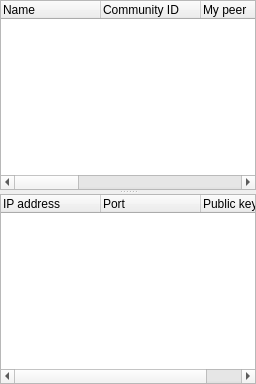
          <widget class="QWidget" name="tab_7">
           <attribute name="title">
            <string notr="true">Overlays</string>
           </attribute>
           <layout class="QVBoxLayout" name="verticalLayout_3">
            <property name="spacing">
             <number>0</number>
            </property>
            <property name="leftMargin">
             <number>0</number>
            </property>
            <property name="topMargin">
             <number>0</number>
            </property>
            <property name="rightMargin">
             <number>0</number>
            </property>
            <property name="bottomMargin">
             <number>0</number>
            </property>
            <item>
             <widget class="QSplitter" name="splitter">
              <property name="orientation">
               <enum>Qt::Vertical</enum>
              </property>
              <widget class="QTreeWidget" name="communities_tree_widget">
               <property name="indentation">
                <number>0</number>
               </property>
               <column>
                <property name="text">
                 <string notr="true">Name</string>
                </property>
               </column>
               <column>
                <property name="text">
                 <string notr="true">Community ID</string>
                </property>
               </column>
               <column>
                <property name="text">
                 <string notr="true">My peer</string>
                </property>
               </column>
               <column>
                <property name="text">
                 <string notr="true">Peers</string>
                </property>
               </column>
               <column>
                <property name="text">
                 <string notr="true">Upload(MB)</string>
                </property>
               </column>
               <column>
                <property name="text">
                 <string notr="true">Download(MB)</string>
                </property>
               </column>
               <column>
                <property name="text">
                 <string notr="true">Msg sent</string>
                </property>
               </column>
               <column>
                <property name="text">
                 <string notr="true">Msg received</string>
                </property>
               </column>
               <column>
                <property name="text">
                 <string notr="true">Diff(sec)</string>
                </property>
               </column>
              </widget>
              <widget class="QTreeWidget" name="community_peers_tree_widget">
               <column>
                <property name="text">
                 <string>IP address</string>
                </property>
               </column>
               <column>
                <property name="text">
                 <string>Port</string>
                </property>
               </column>
               <column>
                <property name="text">
                 <string>Public key</string>
                </property>
               </column>
              </widget>
             </widget>
            </item>
           </layout>
          </widget>
